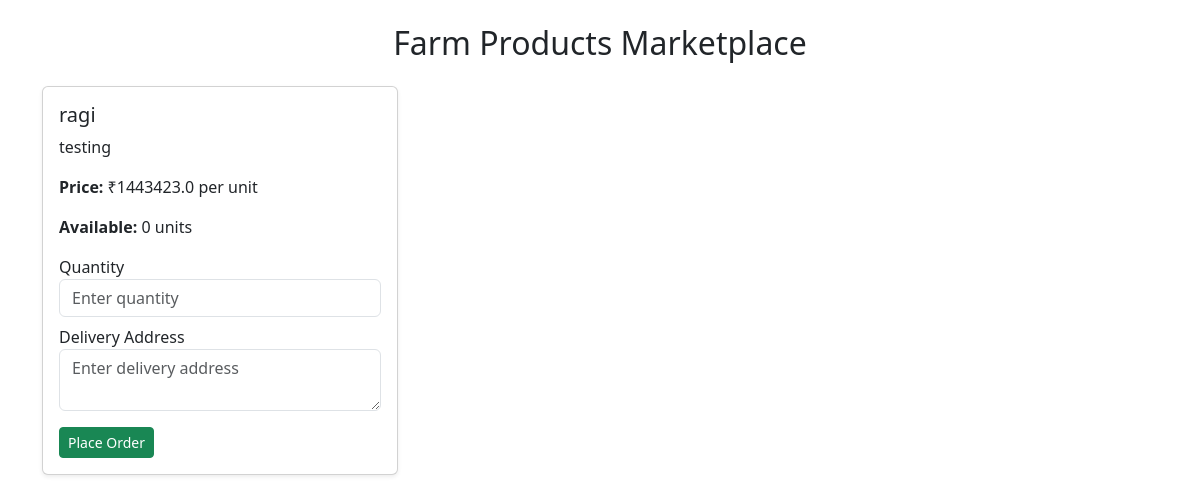
Screenshot of /buyers (signed in) with the database file from the repository.
### models.py (models this page shows)
class B2BProduct(db.Model):
    __tablename__ = 'b2b_product'
    id = db.Column(db.Integer, primary_key=True)
    seller_id = db.Column(db.Integer, db.ForeignKey('user.id'), nullable=False)
    title = db.Column(db.String(150), nullable=False)
    description = db.Column(db.Text, nullable=False)
    price = db.Column(db.Float, nullable=False)
    quantity = db.Column(db.Integer, nullable=False, default=1)  # ✅ Add this line
    is_farm_product = db.Column(db.Boolean, default=False)
    created_at = db.Column(db.DateTime, default=datetime.utcnow)
    orders = db.relationship('B2BOrder', backref='product', lazy=True)

### app.py (the view)
@app.route('/buyers')
@login_required
def buyers_page():
    products = B2BProduct.query.filter_by(is_farm_product=True).all()
    return render_template('buyers.html', products=products)

### app.py (called while the page is built)
@login_manager.user_loader
def load_user(user_id):
    return User.query.get(int(user_id))

### templates/buyers.html (shortened to what this page needs)
{% extends "base.html" %}
{% block content %}
<div class="container mt-4">
    <h2 class="text-center mb-4">Farm Products Marketplace</h2>
    <div class="row">
        {% for product in products %}
        <div class="col-md-4 mb-4">
            <div class="card shadow-sm h-100">
                <div class="card-body">
                    <h5 class="card-title">{{ product.title }}</h5>
                    <p class="card-text">{{ product.description }}</p>
                    <p><strong>Price:</strong> ₹{{ product.price }} per unit</p>
                    <p><strong>Available:</strong> {{ product.quantity }} units</p>
                    <form action="{{ url_for('place_order', product_id=product.id) }}" method="POST">
                        <div class="form-group">
                            <label>Quantity</label>
                            <input type="number" name="quantity" class="form-control" placeholder="Enter quantity" required>
                        </div>
                        <div class="form-group mt-2">
                            <label>Delivery Address</label>
                            <textarea name="delivery_address" class="form-control" placeholder="Enter delivery address" rows="2" required></textarea>
                        </div>
                        <button type="submit" class="btn btn-success btn-sm mt-3">Place Order</button>
                    </form>
                </div>
            </div>
        </div>
        {% endfor %}
    </div>
</div>
{% endblock %}

### rows the page displays
B2BProduct: title "ragi", description "testing", price "1443423.0", quantity "0"
